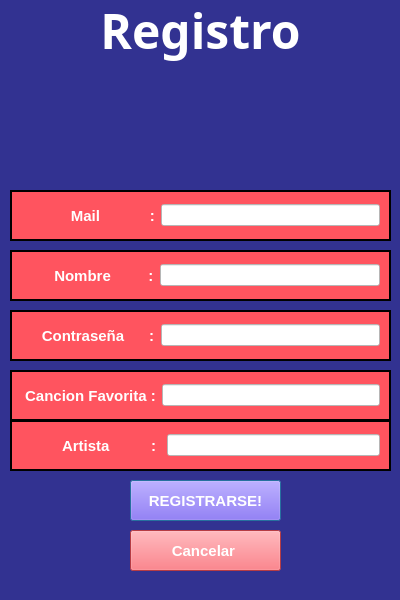
<?xml version="1.0" encoding="UTF-8"?>
<ui version="4.0">
 <class>Registro</class>
 <widget class="QDialog" name="Registro">
  <property name="geometry">
   <rect>
    <x>0</x>
    <y>0</y>
    <width>400</width>
    <height>600</height>
   </rect>
  </property>
  <property name="windowTitle">
   <string>Dialog</string>
  </property>
  <widget class="QWidget" name="widget" native="true">
   <property name="geometry">
    <rect>
     <x>0</x>
     <y>-10</y>
     <width>401</width>
     <height>611</height>
    </rect>
   </property>
   <property name="styleSheet">
    <string notr="true">background-color:rgb(50, 50, 145);</string>
   </property>
   <widget class="QFrame" name="frame_2">
    <property name="geometry">
     <rect>
      <x>10</x>
      <y>200</y>
      <width>381</width>
      <height>51</height>
     </rect>
    </property>
    <property name="styleSheet">
     <string notr="true">background-color:#ff545f;</string>
    </property>
    <property name="frameShape">
     <enum>QFrame::Box</enum>
    </property>
    <property name="lineWidth">
     <number>2</number>
    </property>
    <layout class="QHBoxLayout" name="horizontalLayout_8">
     <item>
      <widget class="QLabel" name="label_7">
       <property name="font">
        <font>
         <family>MS Shell Dlg 2</family>
         <pointsize>11</pointsize>
         <weight>75</weight>
         <bold>true</bold>
        </font>
       </property>
       <property name="styleSheet">
        <string notr="true">background-color:#ff545f;
color:#ffffff;</string>
       </property>
       <property name="text">
        <string>            Mail            :</string>
       </property>
      </widget>
     </item>
     <item>
      <widget class="QLineEdit" name="reg_mail">
       <property name="styleSheet">
        <string notr="true">background-color:rgb(255, 255, 255);</string>
       </property>
      </widget>
     </item>
    </layout>
   </widget>
   <widget class="QFrame" name="frame_3">
    <property name="geometry">
     <rect>
      <x>10</x>
      <y>260</y>
      <width>381</width>
      <height>51</height>
     </rect>
    </property>
    <property name="styleSheet">
     <string notr="true">background-color:#ff545f;</string>
    </property>
    <property name="frameShape">
     <enum>QFrame::Box</enum>
    </property>
    <property name="lineWidth">
     <number>2</number>
    </property>
    <layout class="QHBoxLayout" name="horizontalLayout_9">
     <item>
      <widget class="QLabel" name="label_10">
       <property name="font">
        <font>
         <family>MS Shell Dlg 2</family>
         <pointsize>11</pointsize>
         <weight>75</weight>
         <bold>true</bold>
        </font>
       </property>
       <property name="styleSheet">
        <string notr="true">background-color:#ff545f;
color:#ffffff;</string>
       </property>
       <property name="text">
        <string>        Nombre         :</string>
       </property>
      </widget>
     </item>
     <item>
      <widget class="QLineEdit" name="reg_nombre">
       <property name="styleSheet">
        <string notr="true">background-color:rgb(255, 255, 255);</string>
       </property>
      </widget>
     </item>
    </layout>
   </widget>
   <widget class="QFrame" name="frame_4">
    <property name="geometry">
     <rect>
      <x>10</x>
      <y>320</y>
      <width>381</width>
      <height>51</height>
     </rect>
    </property>
    <property name="styleSheet">
     <string notr="true">background-color:#ff545f;</string>
    </property>
    <property name="frameShape">
     <enum>QFrame::Box</enum>
    </property>
    <property name="lineWidth">
     <number>2</number>
    </property>
    <layout class="QHBoxLayout" name="horizontalLayout_10">
     <item>
      <widget class="QLabel" name="label_11">
       <property name="font">
        <font>
         <pointsize>11</pointsize>
         <weight>75</weight>
         <bold>true</bold>
        </font>
       </property>
       <property name="styleSheet">
        <string notr="true">background-color:#ff545f;
color:#ffffff;</string>
       </property>
       <property name="text">
        <string>     Contraseña      :</string>
       </property>
      </widget>
     </item>
     <item>
      <widget class="QLineEdit" name="reg_password">
       <property name="styleSheet">
        <string notr="true">background-color:rgb(255, 255, 255);</string>
       </property>
      </widget>
     </item>
    </layout>
   </widget>
   <widget class="QFrame" name="frame">
    <property name="geometry">
     <rect>
      <x>10</x>
      <y>380</y>
      <width>381</width>
      <height>51</height>
     </rect>
    </property>
    <property name="styleSheet">
     <string notr="true">background-color:#ff545f;</string>
    </property>
    <property name="frameShape">
     <enum>QFrame::Box</enum>
    </property>
    <property name="lineWidth">
     <number>2</number>
    </property>
    <layout class="QHBoxLayout" name="horizontalLayout_7">
     <item>
      <widget class="QLabel" name="label_6">
       <property name="font">
        <font>
         <pointsize>11</pointsize>
         <weight>75</weight>
         <bold>true</bold>
        </font>
       </property>
       <property name="styleSheet">
        <string notr="true">background-color:#ff545f;
color:#ffffff;</string>
       </property>
       <property name="text">
        <string> Cancion Favorita :</string>
       </property>
      </widget>
     </item>
     <item>
      <widget class="QLineEdit" name="reg_cancion">
       <property name="styleSheet">
        <string notr="true">background-color:rgb(255, 255, 255);</string>
       </property>
      </widget>
     </item>
    </layout>
   </widget>
   <widget class="QLabel" name="label_9">
    <property name="geometry">
     <rect>
      <x>40</x>
      <y>0</y>
      <width>321</width>
      <height>81</height>
     </rect>
    </property>
    <property name="font">
     <font>
      <family>Arial Black</family>
      <pointsize>10</pointsize>
      <weight>75</weight>
      <italic>false</italic>
      <bold>true</bold>
     </font>
    </property>
    <property name="styleSheet">
     <string notr="true">color:#ffffff;</string>
    </property>
    <property name="text">
     <string>&lt;html&gt;&lt;head/&gt;&lt;body&gt;&lt;p align=&quot;center&quot;&gt;&lt;span style=&quot; font-size:36pt;&quot;&gt;Registro&lt;/span&gt;&lt;/p&gt;&lt;/body&gt;&lt;/html&gt;</string>
    </property>
   </widget>
   <widget class="QPushButton" name="registrar">
    <property name="geometry">
     <rect>
      <x>130</x>
      <y>490</y>
      <width>151</width>
      <height>41</height>
     </rect>
    </property>
    <property name="font">
     <font>
      <pointsize>11</pointsize>
      <weight>75</weight>
      <bold>true</bold>
     </font>
    </property>
    <property name="styleSheet">
     <string notr="true">background-color: rgb(112, 64, 255);
color: #ffffff;</string>
    </property>
    <property name="text">
     <string>REGISTRARSE!</string>
    </property>
   </widget>
   <widget class="QPushButton" name="cerrar">
    <property name="geometry">
     <rect>
      <x>130</x>
      <y>540</y>
      <width>151</width>
      <height>41</height>
     </rect>
    </property>
    <property name="font">
     <font>
      <pointsize>11</pointsize>
      <weight>75</weight>
      <bold>true</bold>
     </font>
    </property>
    <property name="styleSheet">
     <string notr="true">background-color:#ff545f;
color:#ffffff;</string>
    </property>
    <property name="text">
     <string>Cancelar </string>
    </property>
   </widget>
   <widget class="QFrame" name="frame_5">
    <property name="geometry">
     <rect>
      <x>10</x>
      <y>430</y>
      <width>381</width>
      <height>51</height>
     </rect>
    </property>
    <property name="styleSheet">
     <string notr="true">background-color:#ff545f;</string>
    </property>
    <property name="frameShape">
     <enum>QFrame::Box</enum>
    </property>
    <property name="lineWidth">
     <number>2</number>
    </property>
    <layout class="QHBoxLayout" name="horizontalLayout_11">
     <item>
      <widget class="QLabel" name="label_8">
       <property name="font">
        <font>
         <pointsize>11</pointsize>
         <weight>75</weight>
         <bold>true</bold>
        </font>
       </property>
       <property name="styleSheet">
        <string notr="true">background-color:#ff545f;
color:#ffffff;</string>
       </property>
       <property name="text">
        <string>          Artista          : </string>
       </property>
      </widget>
     </item>
     <item>
      <widget class="QLineEdit" name="reg_artista">
       <property name="styleSheet">
        <string notr="true">background-color:rgb(255, 255, 255);</string>
       </property>
      </widget>
     </item>
    </layout>
   </widget>
  </widget>
 </widget>
 <resources/>
 <connections/>
</ui>
